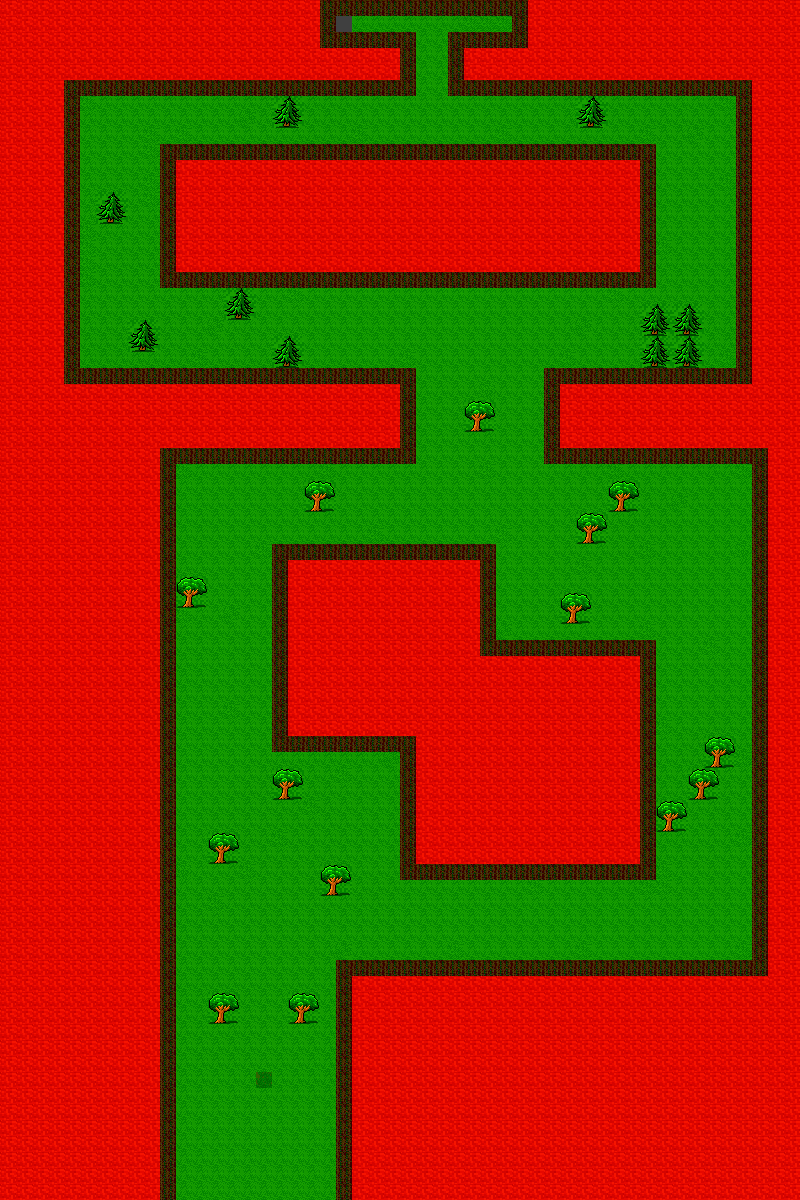

This is a level from a 2D game, rendered from its Tiled map with the project's own tilesets. A one-line summary and the map file follow, with tile-layer data summarised:
An orthogonal 50x75 tile map with 16x16 px tiles, 1 tile layer (Tile Layer 1), 2 tilesets.

<map version="1.0" orientation="orthogonal" renderorder="right-down" width="50" height="75" tilewidth="16" tileheight="16" nextobjectid="1">
 <tileset firstgid="1" name="tiles" tilewidth="16" tileheight="16" tilecount="960">
  <image source="tileSet2.png" width="512" height="480" />
  <tile id="113">
   <properties>
    <property name="health" value="" />
   </properties>
  </tile>
  <tile id="117">
   <properties>
    <property name="points" value="" />
   </properties>
  </tile>
  <tile id="430">
   <properties>
    <property name="goal" value="" />
   </properties>
  </tile>
  <tile id="519">
   <properties>
    <property name="freeze" value="" />
   </properties>
  </tile>
  <tile id="550">
   <properties>
    <property name="health" value="" />
   </properties>
  </tile>
  <tile id="561">
   <properties>
    <property name="stamina" value="" />
   </properties>
  </tile>
  <tile id="581">
   <properties>
    <property name="points" value="" />
   </properties>
  </tile>
  <tile id="582">
   <properties>
    <property name="stamina" value="" />
   </properties>
  </tile>
  <tile id="704">
   <properties>
    <property name="blocked" value="" />
   </properties>
  </tile>
  <tile id="705">
   <properties>
    <property name="blocked" value="" />
   </properties>
  </tile>
  <tile id="706">
   <properties>
    <property name="blocked" value="" />
   </properties>
  </tile>
  <tile id="707">
   <properties>
    <property name="blocked" value="" />
   </properties>
  </tile>
  <tile id="736">
   <properties>
    <property name="blocked" value="" />
   </properties>
  </tile>
  <tile id="739">
   <properties>
    <property name="blocked" value="" />
   </properties>
  </tile>
  <tile id="768">
   <properties>
    <property name="blocked" value="" />
   </properties>
  </tile>
  <tile id="771">
   <properties>
    <property name="blocked" value="" />
   </properties>
  </tile>
  <tile id="773">
   <properties>
    <property name="points" value="" />
   </properties>
  </tile>
  <tile id="774">
   <properties>
    <property name="stamina" value="" />
   </properties>
  </tile>
  <tile id="777">
   <properties>
    <property name="health" value="" />
   </properties>
  </tile>
  <tile id="778">
   <properties>
    <property name="freeze" value="" />
   </properties>
  </tile>
  <tile id="800">
   <properties>
    <property name="blocked" value="" />
   </properties>
  </tile>
  <tile id="801">
   <properties>
    <property name="blocked" value="" />
   </properties>
  </tile>
  <tile id="802">
   <properties>
    <property name="blocked" value="" />
   </properties>
  </tile>
  <tile id="803">
   <properties>
    <property name="blocked" value="" />
   </properties>
  </tile>
 </tileset>
 <tileset firstgid="961" name="terrainSet3" tilewidth="16" tileheight="16" tilecount="684">
  <image source="../Tree Climber Planning/terrainSet3.png" width="288" height="608" />
  <tile id="0">
   <properties>
    <property name="goal" value="" />
   </properties>
  </tile>
  <tile id="1">
   <properties>
    <property name="goal" value="" />
   </properties>
  </tile>
  <tile id="37">
   <properties>
    <property name="points" value="" />
   </properties>
  </tile>
  <tile id="38">
   <properties>
    <property name="playerSpawn" value="" />
   </properties>
  </tile>
  <tile id="54">
   <properties>
    <property name="health" value="" />
   </properties>
  </tile>
  <tile id="55">
   <properties>
    <property name="stamina" value="" />
   </properties>
  </tile>
  <tile id="56">
   <properties>
    <property name="freeze" value="" />
   </properties>
  </tile>
  <tile id="216">
   <properties>
    <property name="blocked" value="" />
   </properties>
  </tile>
  <tile id="217">
   <properties>
    <property name="blocked" value="" />
   </properties>
  </tile>
  <tile id="228">
   <properties>
    <property name="blocked" value="" />
   </properties>
  </tile>
  <tile id="229">
   <properties>
    <property name="blocked" value="" />
   </properties>
  </tile>
  <tile id="234">
   <properties>
    <property name="blocked" value="" />
   </properties>
  </tile>
  <tile id="235">
   <properties>
    <property name="blocked" value="" />
   </properties>
  </tile>
  <tile id="246">
   <properties>
    <property name="blocked" value="" />
   </properties>
  </tile>
  <tile id="247">
   <properties>
    <property name="blocked" value="" />
   </properties>
  </tile>
  <tile id="616">
   <properties>
    <property name="blocked" value="" />
   </properties>
  </tile>
  <tile id="617">
   <properties>
    <property name="blocked" value="" />
   </properties>
  </tile>
  <tile id="634">
   <properties>
    <property name="blocked" value="" />
   </properties>
  </tile>
  <tile id="635">
   <properties>
    <property name="blocked" value="" />
   </properties>
  </tile>
 </tileset>
 <layer name="Tile Layer 1" width="50" height="75">
  <data>[3750 cells, 3750 non-empty, 16 distinct tile ids]</data>
 </layer>
</map>
